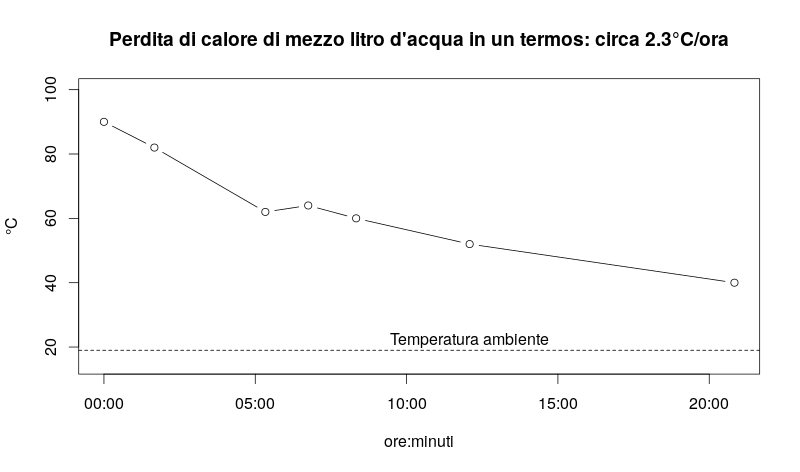

Reproduce this figure in R.
df <- data.frame(time=c("2017-01-21T11:00","2017-01-21T12:40","2017-01-21T16:20",
                        "2017-01-21T17:45","2017-01-21T19:20","2017-01-21T23:05",
                        "2017-01-22T07:50"
)
,temperature=c(90,82,62,64,60,52,40))
df$time <- strptime(df$time, "%Y-%m-%dT%H:%M")

library(lubridate)
time_diff <- as.numeric(difftime(df$time,df$time[1],units = "secs"))
secs <- seconds_to_period(time_diff)
elapsed<-sprintf('%02d:%02d:%02d', hour(secs), minute(secs), second(secs)) 

linear_model <- lm(df$temperature~time_diff)
title <- sprintf("Perdita di calore di mezzo litro d'acqua in un termos: circa %.1f°C/ora",abs(60*60*linear_model$coefficients[2]))
plot(strptime(elapsed, "%H:%M:%S"),df$temperature,type="b",xlab="ore:minuti",ylab="°C",main=title,ylim=c(15,100))
abline(h=19,lty=2)
text(strptime(elapsed, "%H:%M:%S")[6],22,"Temperatura ambiente")

abline(a=linear_model$coefficients[2],b=linear_model$coefficients[1])
